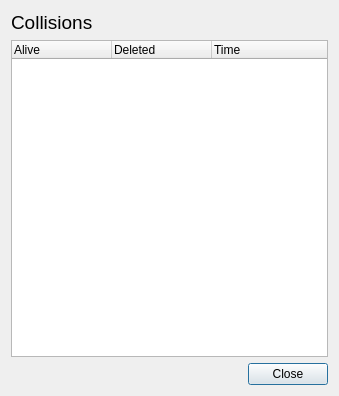
<?xml version="1.0" encoding="UTF-8"?>
<ui version="4.0">
 <class>Dialog</class>
 <widget class="QDialog" name="Dialog">
  <property name="geometry">
   <rect>
    <x>0</x>
    <y>0</y>
    <width>339</width>
    <height>396</height>
   </rect>
  </property>
  <property name="windowTitle">
   <string> </string>
  </property>
  <layout class="QVBoxLayout" name="verticalLayout">
   <item>
    <widget class="QLabel" name="label">
     <property name="font">
      <font>
       <pointsize>14</pointsize>
      </font>
     </property>
     <property name="text">
      <string>Collisions</string>
     </property>
    </widget>
   </item>
   <item>
    <widget class="QTreeWidget" name="treeWidget">
     <attribute name="headerDefaultSectionSize">
      <number>100</number>
     </attribute>
     <column>
      <property name="text">
       <string>Alive</string>
      </property>
     </column>
     <column>
      <property name="text">
       <string>Deleted</string>
      </property>
     </column>
     <column>
      <property name="text">
       <string>Time</string>
      </property>
     </column>
    </widget>
   </item>
   <item>
    <layout class="QHBoxLayout" name="horizontalLayout">
     <item>
      <spacer name="horizontalSpacer">
       <property name="orientation">
        <enum>Qt::Horizontal</enum>
       </property>
       <property name="sizeHint" stdset="0">
        <size>
         <width>40</width>
         <height>20</height>
        </size>
       </property>
      </spacer>
     </item>
     <item>
      <widget class="QPushButton" name="pushButton">
       <property name="text">
        <string>Close</string>
       </property>
      </widget>
     </item>
    </layout>
   </item>
  </layout>
 </widget>
 <resources/>
 <connections>
  <connection>
   <sender>pushButton</sender>
   <signal>clicked()</signal>
   <receiver>Dialog</receiver>
   <slot>close()</slot>
   <hints>
    <hint type="sourcelabel">
     <x>169</x>
     <y>373</y>
    </hint>
    <hint type="destinationlabel">
     <x>169</x>
     <y>197</y>
    </hint>
   </hints>
  </connection>
 </connections>
</ui>
